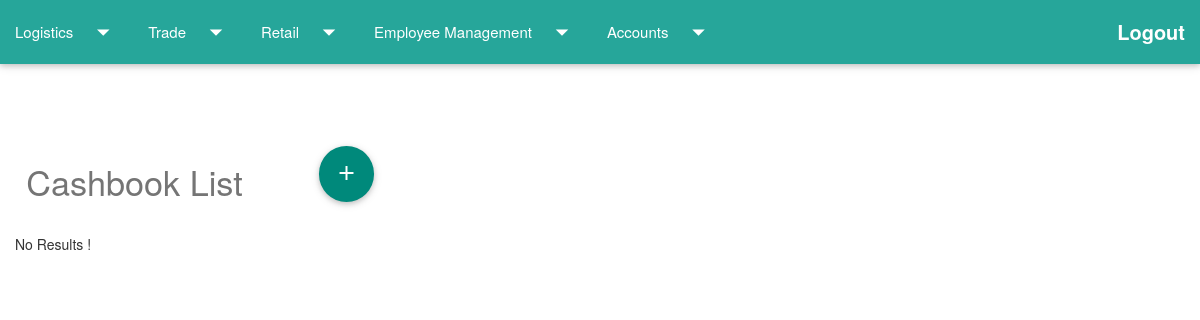
The page /homepage/3/showcashbook/ (signed in) on the database as committed earlier.
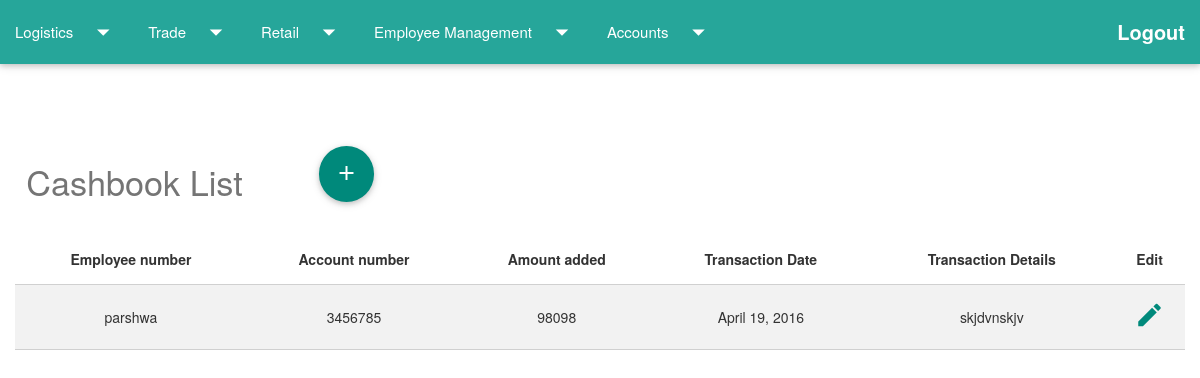
The same page on the database as committed later.
### accounts/models.py (models this page shows, shortened)
@python_2_unicode_compatible
class EmployeeCashBook (models.Model):
	employee_number = models.ForeignKey(Employee_Detail)
	account_number = models.ForeignKey(BankAccount)
	amount_added = models.IntegerField()
	transaction_date = models.DateField(default=datetime.date.today)
	transaction_details = models.TextField(blank=True)

@python_2_unicode_compatible
class BankAccount (models.Model):
	account_number = models.CharField(max_length=30,unique=True)
	account_holder = models.CharField(max_length=100,default='Company')
	bank = models.CharField(max_length=100)
	amount = models.PositiveIntegerField(default=0)
	def __str__ (self):
		return str(self.account_number)

### homepage/models.py (models this page shows)
class Employee_Detail(models.Model):
	user = models.ForeignKey(User)
	salary = models.DecimalField(default=0,max_digits=12,decimal_places=2)
	cash_in_hand = models.DecimalField(default=0,max_digits=12,decimal_places=2)
	def __str__(self):
		return str(self.user.username)

### homepage/views.py (the view)
# urls.py: url(r'^(?P<empid>\w+)/showcashbook/$', views.show_employeecashbook, name='show_employeecashbook'),
def show_employeecashbook(request,empid):
    if request.user.is_authenticated() and request.user.groups.all()[0].id==2:
        cashbook = EmployeeCashBook.objects.filter(employee_number__id=empid)
        return render(request, 'homepage/cashbook_list.html', {'cashbook': cashbook,'title':"Employee Cashbook"})
    else:
        return redirect(index)

### homepage/templates/homepage/cashbook_list.html (shortened to what this page needs)
{% extends 'logistics/firstpage.html' %}
{% block content %}
<div class="container-fluid">
    <div class="row">
    </div>
    <div class="row">
        <h4 class="headingcolour col s3">Cashbook List</h4>
       <div class="col s3" >
      <a class="btn-floating btn-large teal darken-1 " href="{% url 'cashbook_new' %}">
      <i class="large material-icons">add</i>
    </a>
   </div>
   </div>
    {% if cashbook %}
    <table class="striped centered bordered responsive-table">
        <thead>
            <tr>
                <th>Employee number</th>
                <th>Account number</th>
                <th>Amount added </th>
                <th>Transaction Date</th>
                <th>Transaction Details</th>
                <th>Edit</th>
            </tr>
        </thead>
        <tbody>
            {% for cash in cashbook %}
            <tr>
                <td>{{cash.employee_number}}</td>
                <td>{{cash.account_number}}</td>
                <td>{{cash.amount_added}}</td>
                <td>{{cash.transaction_date}}</td>
                <td>{{cash.transaction_details}}</td>
                <td>  <a href="{% url 'cashbook_edit' cashbookid=cash.id %}"><i class="small material-icons icon-cyan">mode_edit</i></a>
                </td>
            </tr>
            {% endfor %}
        </tbody>
    </table>
    {% else %}
    <p>No Results !</p>
    {% endif %}
</div>
{% endblock %}

Rows that differ between the two databases and show on the page:
added EmployeeCashBook: employee_number "parshwa", account_number "3456785", amount_added "98098", transaction_date "April 19, 2016", transaction_details "skjdvnskjv"
Other text that changed with them:
text no longer shown: "No Results !"
text now shown: "Employee number Account number Amount added Transaction Date Transaction Details Edit"
